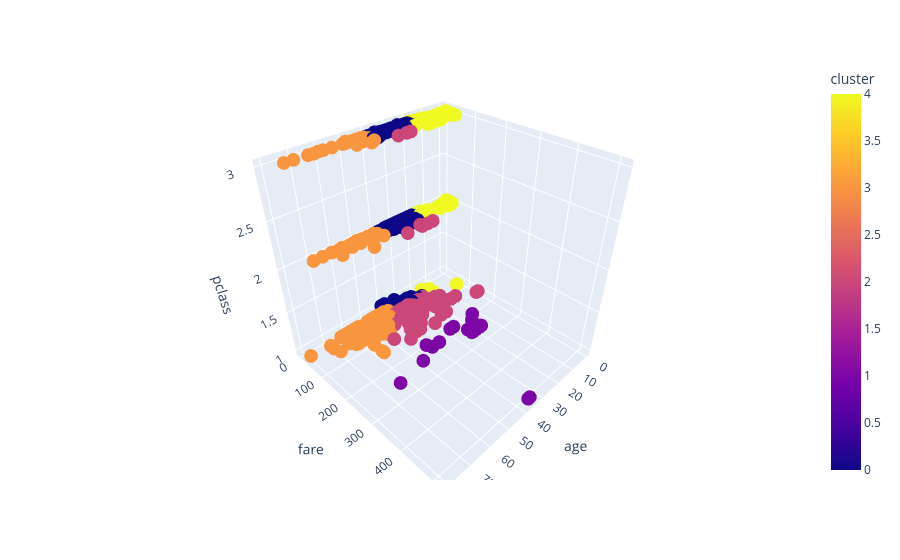

Notebook code cell kept with this figure:
### Code cell
import plotly.express as px
fig = px.scatter_3d(df, x='age', y='fare' , z= 'pclass' , color='cluster')
fig.show()

### Figure 1 — Plotly figure (JSON) as saved in the notebook; plotly's stock layout.template omitted (floating-point values rounded to 4 significant figures; data arrays with more than 128 entries replaced by an {"elided": "..."} marker saying what was removed)
{"data": [{"hovertemplate": "age=%{x}<br>fare=%{y}<br>pclass=%{z}<br>cluster=%{marker.color}<extra></extra>", "legendgroup": "", "marker": {"color": {"elided": "891 int values"}, "coloraxis": "coloraxis", "symbol": "circle"}, "mode": "markers", "name": "", "scene": "scene", "showlegend": false, "type": "scatter3d", "x": {"elided": "891 float values"}, "y": {"elided": "891 float values"}, "z": {"elided": "891 int values"}}], "layout": {"coloraxis": {"colorbar": {"title": {"text": "cluster"}}, "colorscale": [[0, "#0d0887"], [0.1111, "#46039f"], [0.2222, "#7201a8"], [0.3333, "#9c179e"], [0.4444, "#bd3786"], [0.5556, "#d8576b"], [0.6667, "#ed7953"], [0.7778, "#fb9f3a"], [0.8889, "#fdca26"], [1, "#f0f921"]]}, "legend": {"tracegroupgap": 0}, "margin": {"t": 60}, "scene": {"domain": {"x": [0, 1], "y": [0, 1]}, "xaxis": {"title": {"text": "age"}}, "yaxis": {"title": {"text": "fare"}}, "zaxis": {"title": {"text": "pclass"}}}}}
